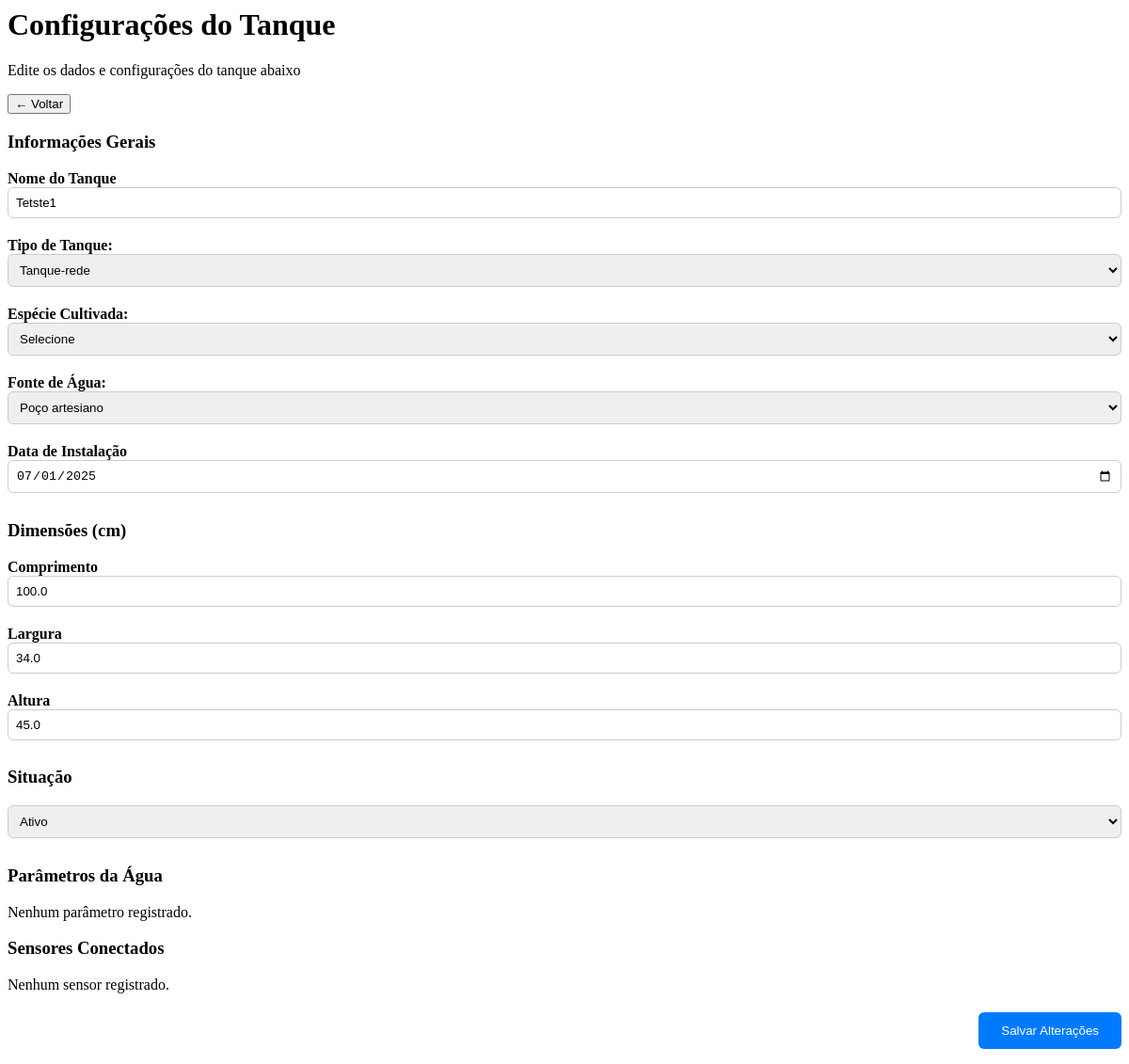
The page /tanque/4/configuracoes/ on the database as committed earlier.
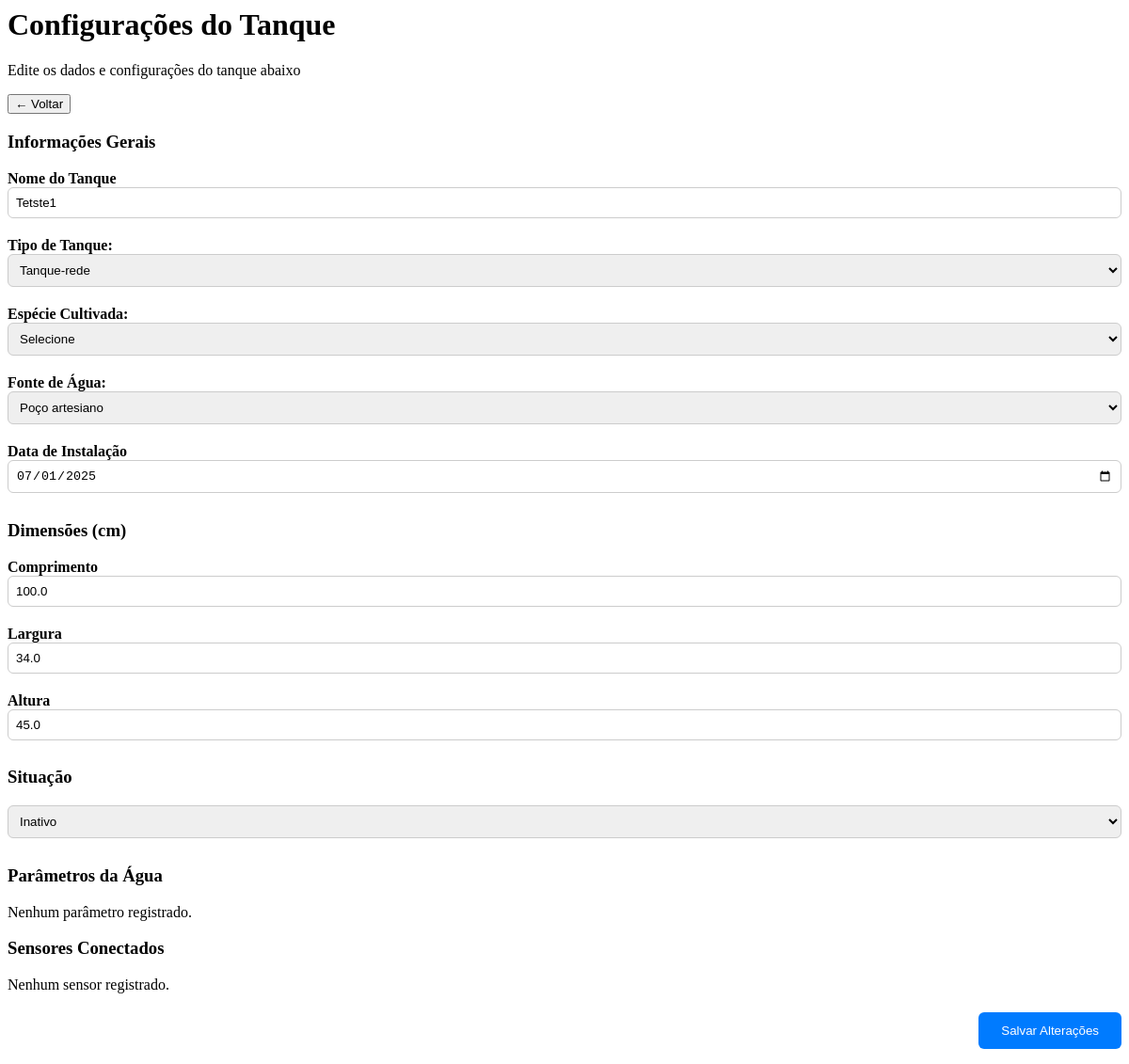
The same page on the database as committed later.
### core/models.py (models this page shows, shortened)
class Tanque(models.Model):
    TIPO_CHOICES = [
        ('Escavado', 'Escavado'),
        ('Tanque-rede', 'Tanque-rede'),
        ('Alvenaria', 'Alvenaria'),
        ('Fibra de vidro', 'Fibra de vidro'),
        ('Outro', 'Outro'),
    ]
    ESPECIE_CHOICES = [
        ('Tilápia do Nilo (Oreochromis niloticus)', 'Tilápia do Nilo'),
        ('Tilápia Azul (Oreochromis aureus)', 'Tilápia Azul'),
        ('Tilápia de Moçambique (Oreochromis mossambicus)', 'Tilápia de Moçambique'),
        ('Tilápia de Zanzibar (Oreochromis hornorum)', 'Tilápia de Zanzibar'),
        ('Outro', 'Outro'),
    ]
    FONTE_CHOICES = [
        ('Nascente', 'Nascente'),
        ('Poço artesiano', 'Poço artesiano'),
        ('Rio', 'Rio'),
        ('Abastecimento público', 'Abastecimento público'),
        ('Outro', 'Outro'),
    ]
    SITUACAO_CHOICES = [
        ('Ativo', 'Ativo'),
        ('Manutenção', 'Manutenção'),
        ('Inativo', 'Inativo'),
    ]
    usuario = models.ForeignKey(Usuario, on_delete=models.CASCADE, related_name="tanques")
    nome = models.CharField(max_length=100)
    comprimento = models.FloatField()
    largura = models.FloatField()
    altura = models.FloatField()
    capacidade_maxima = models.PositiveIntegerField(null=True, blank=True)
    tipo = models.CharField(max_length=20, choices=TIPO_CHOICES)
    especie_cultivada = models.CharField(max_length=80, choices=ESPECIE_CHOICES)
    data_instalacao = models.DateField(null=True, blank=True)
    localizacao = models.CharField(max_length=255, blank=True)
    fonte_agua = models.CharField(max_length=30, choices=FONTE_CHOICES, blank=True)
    situacao = models.CharField(max_length=20, choices=SITUACAO_CHOICES)
    temperatura = models.FloatField(null=True, blank=True)
    ph = models.FloatField(null=True, blank=True)
    oxigenio = models.FloatField(null=True, blank=True)

### core/views.py (the view)
# urls.py: path('tanque/<int:tanque_id>/configuracoes/', views.configuracoes_tanque, name='configuracoes_tanque'),
def configuracoes_tanque(request, tanque_id):
    tanque = get_object_or_404(Tanque, id=tanque_id)
    return render(request, 'front/configuracoes_tanque.html', {
        'tanque': tanque,
    })

### core/templates/front/configuracoes_tanque.html (shortened to what this page needs)
<div class="dashboard-content-wrapper">
    <div class="top-header">
        <div>
            <h1>Configurações do Tanque</h1>
            <p>Edite os dados e configurações do tanque abaixo</p>
        </div>
        <button onclick="voltarParaTanques()">← Voltar</button>
    </div>
    <form id="form-configuracoes">
        <div class="card-box">
            <h3>Informações Gerais</h3>
            <label>Nome do Tanque</label>
            <input type="text" name="nome" value="{{ tanque.nome }}" required>
            <label for="tipo">Tipo de Tanque:</label>
            <select id="tipo" name="tipo" required>
                <option value="Tanque-rede" {% if tanque.tipo == "Tanque-rede" %}selected{% endif %}>Tanque-rede</option>
            </select>
            <label for="especie_cultivada">Espécie Cultivada:</label>
            <select id="especie_cultivada" name="especie" required>
  <option value="">Selecione</option>
</select>
            <label for="fonte_agua">Fonte de Água:</label>
            <select id="fonte_agua" name="fonte_agua" required>
                <option value="Poço artesiano" {% if tanque.fonte_agua == "Poço artesiano" %}selected{% endif %}>Poço
                    artesiano</option>
            </select>
            <label>Data de Instalação</label>
            <input type="date" name="data_instalacao" value="{{ tanque.data_instalacao|date:'Y-m-d' }}">
        </div>
        <div class="card-box">
            <h3>Dimensões (cm)</h3>
            <label>Comprimento</label>
            <input type="number" step="0.1" name="comprimento" value="{{ tanque.comprimento }}">
            <label>Largura</label>
            <input type="number" step="0.1" name="largura" value="{{ tanque.largura }}">
            <label>Altura</label>
            <input type="number" step="0.1" name="altura" value="{{ tanque.altura }}">
        </div>
        <div class="card-box">
            <h3>Situação</h3>
            <select name="situacao">
                <option value="Ativo" {% if tanque.situacao == 'Ativo' %}selected{% endif %}>Ativo</option>
                <option value="Inativo" {% if tanque.situacao == 'Inativo' %}selected{% endif %}>Inativo</option>
            </select>
        </div>
        <div class="card-box">
            <h3>Parâmetros da Água</h3>
            {% for parametro in parametros %}
            <label>{{ parametro.nome }}</label>
            <input type="number" step="0.01" name="parametros_{{ parametro.nome_slug }}" value="{{ parametro.valor }}">
            {% empty %}
            <p>Nenhum parâmetro registrado.</p>
            {% endfor %}
        </div>
        <div class="card-box">
            <h3>Sensores Conectados</h3>
            {% for sensor in sensores %}
            <p><strong>{{ sensor.tipo }}</strong> - Pino {{ sensor.pino }} - ESP: {{ sensor.esp32.nome }}</p>
            {% empty %}
            <p>Nenhum sensor registrado.</p>
            {% endfor %}
        </div>
        <div style="margin-top: 20px; text-align: right;">
            <button type="submit"
                style="padding: 12px 24px; background: #007bff; color: white; border: none; border-radius: 6px;">Salvar
                Alterações</button>
        </div>
    </form>
</div>

Rows that differ between the two databases and show on the page:
changed Tanque "Tetste1": situacao "Ativo" → "Inativo"
